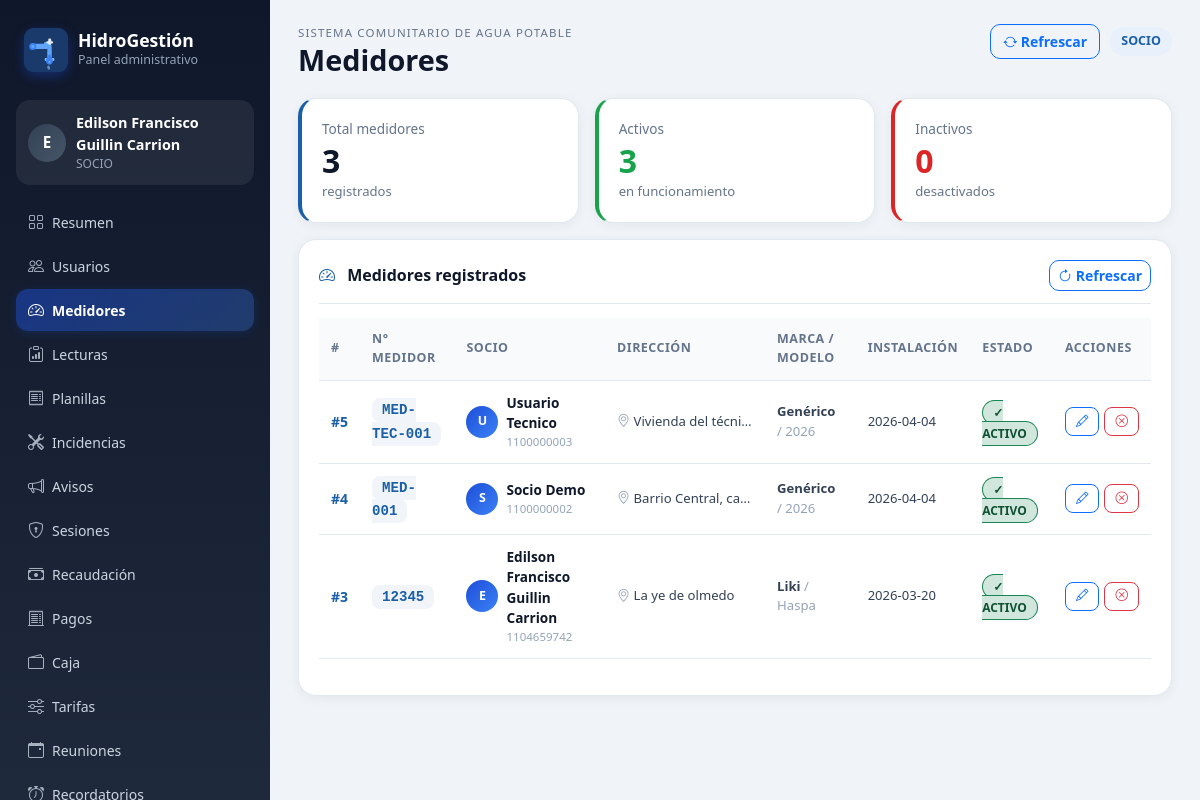
Screenshot of /dashboard/medidores (signed in) with the database file from the repository.
### app/models.py (models this page shows)
class TimestampMixin:
    creado_en = db.Column(db.DateTime, default=datetime.utcnow, nullable=False)
    actualizado_en = db.Column(db.DateTime, onupdate=datetime.utcnow)

class Medidor(TimestampMixin, db.Model):
    __tablename__ = 'medidores'
    id = db.Column(db.Integer, primary_key=True)
    socio_id = db.Column(db.Integer, db.ForeignKey('socios.id'), nullable=False)
    vivienda_id = db.Column(db.Integer, db.ForeignKey('viviendas.id'), nullable=False)
    numero_medidor = db.Column(db.String(50), unique=True, nullable=False)
    marca = db.Column(db.String(100))
    modelo = db.Column(db.String(100))
    estado = db.Column(db.String(20), default='ACTIVO', nullable=False)
    fecha_instalacion = db.Column(db.String(10))
    observacion = db.Column(db.Text)
    socio = db.relationship('Socio', backref='medidores')
    vivienda = db.relationship('Vivienda', backref='medidores')

class Usuario(TimestampMixin, db.Model):
    __tablename__ = 'usuarios'
    id = db.Column(db.Integer, primary_key=True)
    rol_id = db.Column(db.Integer, db.ForeignKey('roles.id'), nullable=False)
    cedula = db.Column(db.String(20), unique=True)
    nombres = db.Column(db.String(120), nullable=False)
    apellidos = db.Column(db.String(120), nullable=False)
    telefono = db.Column(db.String(20))
    email = db.Column(db.String(120), unique=True)
    username = db.Column(db.String(80), unique=True)
    password_hash = db.Column(db.String(255), nullable=False)
    foto_perfil = db.Column(db.String(255))
    direccion_referencia = db.Column(db.String(255))
    estado = db.Column(db.String(20), default='ACTIVO', nullable=False)
    ultimo_login = db.Column(db.DateTime)
    rol = db.relationship('Rol', backref='usuarios')
    @property
    def nombre_completo(self) -> str:
        return f"{self.nombres} {self.apellidos}".strip()

class Vivienda(TimestampMixin, db.Model):
    __tablename__ = 'viviendas'
    id = db.Column(db.Integer, primary_key=True)
    socio_id = db.Column(db.Integer, db.ForeignKey('socios.id'), nullable=False)
    sector_id = db.Column(db.Integer, db.ForeignKey('sectores.id'), nullable=False)
    codigo_vivienda = db.Column(db.String(50), unique=True)
    direccion = db.Column(db.String(255), nullable=False)
    referencia = db.Column(db.String(255))
    latitud = db.Column(db.Float)
    longitud = db.Column(db.Float)
    tipo_vivienda = db.Column(db.String(50), default='CASA')
    estado = db.Column(db.String(20), default='ACTIVA', nullable=False)
    socio = db.relationship('Socio', backref='viviendas')
    sector = db.relationship('Sector', backref='viviendas')

### app/routes/dashboard.py (the view, shortened to what this page needs)
@dashboard_bp.route('/medidores', methods=['GET', 'POST'])
@dashboard_required
def medidores_view():
    return render_template('dashboard/medidores.html', medidores=Medidor.query.order_by(Medidor.id.desc()).all())

### app/routes/dashboard.py (called while the page is built)
def dashboard_required(view_func):
    from functools import wraps
    @wraps(view_func)
    def wrapper(*args, **kwargs):
        if not session.get('web_user_id'):
            return redirect(url_for('dashboard.login_page'))
        return view_func(*args, **kwargs)
    return wrapper

### app/templates/dashboard/medidores.html (shortened to what this page needs)
{% extends 'dashboard/base.html' %}
{% block page_title %}Medidores{% endblock %}
{% block content %}
{% set total = medidores|length %}
{% set activos = medidores|selectattr('estado','eq','ACTIVO')|list|length %}
{% set inactivos = medidores|rejectattr('estado','eq','ACTIVO')|list|length %}
<div class="row g-3 mb-3">
    <div class="col-md-4">
        <div class="metric-card" style="border-left:4px solid #1a5fa8;">
            <div class="metric-card__label">Total medidores</div>
            <div class="metric-card__value">{{ total }}</div>
            <div class="metric-card__hint">registrados</div>
        </div>
    </div>
    <div class="col-md-4">
        <div class="metric-card" style="border-left:4px solid #16a34a;">
            <div class="metric-card__label">Activos</div>
            <div class="metric-card__value" style="color:#16a34a;">{{ activos }}</div>
            <div class="metric-card__hint">en funcionamiento</div>
        </div>
    </div>
    <div class="col-md-4">
        <div class="metric-card" style="border-left:4px solid #dc2626;">
            <div class="metric-card__label">Inactivos</div>
            <div class="metric-card__value" style="color:#dc2626;">{{ inactivos }}</div>
            <div class="metric-card__hint">desactivados</div>
        </div>
    </div>
</div>
<div class="panel-card">
    <div class="panel-card__header">
        <h3 class="panel-card__title">
            <i class="bi bi-speedometer2 me-2" style="color:#1a5fa8;"></i>
            Medidores registrados
        </h3>
        <a class="btn btn-sm btn-outline-primary" href="{{ url_for('dashboard.refresh_page') }}">
            <i class="bi bi-arrow-clockwise"></i> Refrescar
        </a>
    </div>
    <div class="table-responsive">
        <table class="table table-modern align-middle">
            <thead>
                <tr>
                    <th>#</th>
                    <th>N° Medidor</th>
                    <th>Socio</th>
                    <th>Dirección</th>
                    <th>Marca / Modelo</th>
                    <th>Instalación</th>
                    <th>Estado</th>
                    <th>Acciones</th>
                </tr>
            </thead>
            <tbody>
                {% for m in medidores %}
                <tr style="{% if m.estado != 'ACTIVO' %}opacity:.6;{% endif %}">
                    <td>
                        <span style="font-weight:700;color:#1a5fa8;">#{{ m.id }}</span>
                    </td>
                    <td>
                        <span style="font-family:monospace;font-size:.88rem;font-weight:700;background:#f1f5f9;padding:4px 10px;border-radius:8px;color:#1a5fa8;">
                            {{ m.numero_medidor }}
                        </span>
                    </td>
                    <td>
                        <div style="display:flex;align-items:center;gap:8px;">
                            <div style="
                                width:32px;height:32px;border-radius:50%;
                                background:linear-gradient(135deg,#1d4ed8,#3b82f6);
                                display:grid;place-items:center;
                                color:white;font-weight:700;font-size:.78rem;
                                flex-shrink:0;
                            ">
                                {{ (m.socio.usuario.nombres[:1] if m.socio and m.socio.usuario and m.socio.usuario.nombres else '?').upper() }}
                            </div>
                            <div>
                                <div style="font-weight:600;font-size:.85rem;color:#0f172a;">
                                    {{ m.socio.usuario.nombre_completo if m.socio and m.socio.usuario else '-' }}
                                </div>
                                <div style="font-size:.72rem;color:#94a3b8;">
                                    {{ m.socio.usuario.cedula if m.socio and m.socio.usuario else '' }}
                                </div>
                            </div>
                        </div>
                    </td>
                    <td style="max-width:160px;">
                        <div style="font-size:.82rem;color:#334155;white-space:nowrap;overflow:hidden;text-overflow:ellipsis;">
                            <i class="bi bi-geo-alt" style="color:#94a3b8;"></i>
                            {{ m.vivienda.direccion if m.vivienda else '-' }}
                        </div>
                    </td>
                    <td>
                        {% if m.marca or m.modelo %}
                        <div style="font-size:.82rem;color:#334155;">
                            <span style="font-weight:600;">{{ m.marca or '' }}</span>
                            {% if m.modelo %}
                            <span style="color:#94a3b8;"> / {{ m.modelo }}</span>
                            {% endif %}
                        </div>
                        {% else %}
                        <span style="color:#94a3b8;font-size:.78rem;">—</span>
                        {% endif %}
                    </td>
                    <td>
                        <div style="font-size:.82rem;color:#334155;">
                            {{ m.fecha_instalacion or '—' }}
                        </div>
                    </td>
                    <td>
                        {% if m.estado == 'ACTIVO' %}
                        <span style="padding:3px 10px;border-radius:999px;font-size:.75rem;font-weight:700;background:#d1e7dd;color:#0f5132;border:1px solid #198754;">
                            ✓ ACTIVO
                        </span>
                        {% else %}
                        <span style="padding:3px 10px;border-radius:999px;font-size:.75rem;font-weight:600;background:#fee2e2;color:#dc2626;border:1px solid #dc2626;">
                            ✗ INACTIVO
                        </span>
                        {% endif %}
                    </td>
                    <td>
                        <div style="display:flex;gap:5px;">
                            <button class="btn btn-sm btn-outline-primary"
                                    data-bs-toggle="modal"
                                    data-bs-target="#editMedidor{{ m.id }}"
                                    style="border-radius:8px;font-size:.78rem;padding:4px 10px;">
                                <i class="bi bi-pencil"></i>
                            </button>
                            {% if m.estado == 'ACTIVO' %}
                            <form method="post" class="d-inline">
                                <button class="btn btn-sm btn-outline-danger"
                                        onclick="return confirm('¿Desactivar este medidor?')"
                                        style="border-radius:8px;font-size:.78rem;padding:4px 10px;">
                                    <i class="bi bi-x-circle"></i>
                                </button>
                            </form>
                            {% endif %}
                        </div>
                    </td>
                </tr>
                {% endfor %}
            </tbody>
        </table>
    </div>
</div>
{% endblock %}

### app/static/css/style.css (style rules this page uses)
:root { --bg: #f0f4f8; --card: #ffffff; --primary: #1a5fa8; --primary-light: #e8f0fb; --primary-dark: #0d3f72; --dark: #0f172a; --muted: #64748b; --border: #e2e8f0; --success: #16a34a; --warning: #f59e0b; --danger: #dc2626; --sidebar-width: 270px; }
* { box-sizing: border-box; }
body.app-body { background: var(--bg); color: #1e293b; font-family: 'Segoe UI', Tahoma, sans-serif; margin: 0; }
.panel-card { background: var(--card); border-radius: 18px; padding: 20px; box-shadow: 0 2px 12px rgba(15,23,42,.06); border: 1px solid var(--border); height: auto; margin-bottom: 16px; }
.metric-card { background: var(--card); border-radius: 18px; padding: 20px; box-shadow: 0 2px 12px rgba(15,23,42,.06); border: 1px solid var(--border); height: 100%; transition: transform .2s, box-shadow .2s; }
.panel-card__header { display: flex; justify-content: space-between; align-items: center; margin-bottom: 14px; padding-bottom: 12px; border-bottom: 1px solid var(--border); }
.panel-card__title { margin: 0; font-size: 1rem; font-weight: 700; color: #0f172a; }
.metric-card__label { color: var(--muted); font-size: .85rem; margin-bottom: 4px; }
.metric-card__value { font-size: 2rem; font-weight: 800; color: #0f172a; line-height: 1.1; }
.metric-card__hint { color: var(--muted); font-size: .82rem; margin-top: 4px; }
.table-modern th, .table-modern td { padding: .75rem .75rem; border-color: var(--border); vertical-align: middle; font-size: .875rem; }
.table-modern th { font-size: .78rem; color: var(--muted); font-weight: 600; text-transform: uppercase; letter-spacing: .04em; background: #f8fafc; }
.btn { border-radius: 10px; font-weight: 600; font-size: .875rem; transition: all .2s; }

### rows the page displays
Medidor: id "5", numero_medidor "MED-TEC-001", socio.usuario "Usuario Tecnico", socio.usuario "1100000003", vivienda "Vivienda del técni…", marca "Genérico", modelo "2026", fecha_instalacion "2026-04-04", estado "✓ ACTIVO"
Usuario: nombres "U"
Medidor: id "4", numero_medidor "MED-001", socio.usuario "Socio Demo", socio.usuario "1100000002", vivienda "Barrio Central, ca…", marca "Genérico", modelo "2026", fecha_instalacion "2026-04-04", estado "✓ ACTIVO"
Usuario: nombres "S"
Medidor: id "3", numero_medidor "12345", socio.usuario "Edilson Francisco Guillin Carrion", socio.usuario "1104659742", vivienda "La ye de olmedo", marca "Liki", modelo "Haspa", fecha_instalacion "2026-03-20", estado "✓ ACTIVO"
Usuario: nombres "E"

### other values shown
{{ (session.get('web_name', 'A')[:1]).upper() }} "E"
{{ session.get('web_name') }} "Edilson Francisco Guillin Carrion"
{{ session.get('web_role') }} "SOCIO"
{{ total }} "3"
{{ activos }} "3"
{{ inactivos }} "0"
